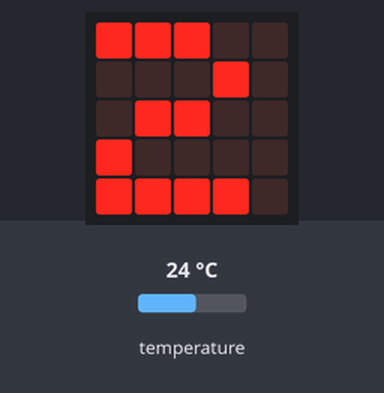
A program run on a simulated BBC micro:bit running MicroPython. Parts: the board's 5×5 LED display. The test bench sets the inputs (shaded band); at power-on: temperature 24 °C.

Above: at 1.2 s.
1.3 s: temperature set to 33 °C
At 2.5 s:
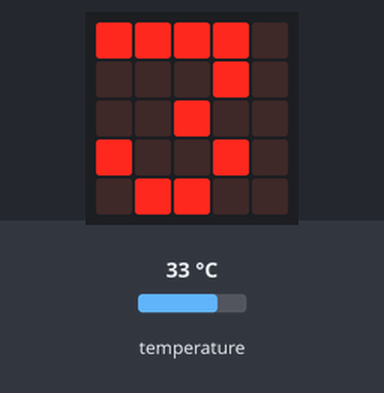
3.3 s: temperature set to 12 °C
At 3.81 s:
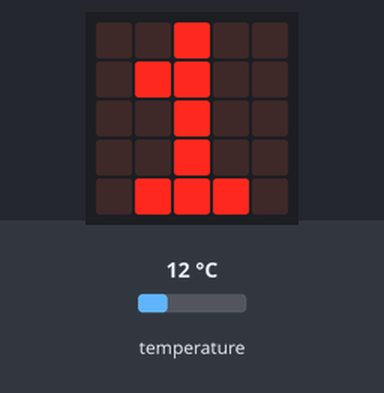
5.5 s: temperature set to 19 °C
At 7.1 s:
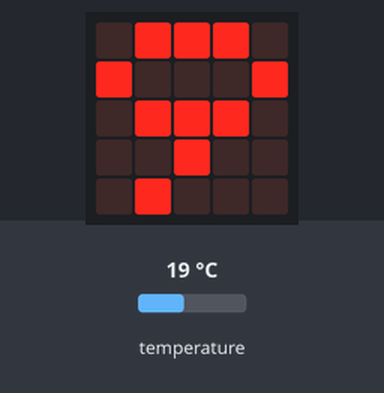
Timing chart, 0 to 8.6 s (numbered marks = the images above; inputs shaded):
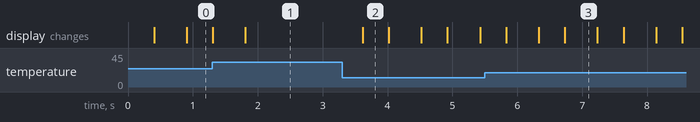

Measured:
- after the input at 1.3 s, the display: first differs from a run without the input after 0.51 s (image 1)
- after the input at 3.3 s, the display: changes after 0.32 s (image 2)
- after the input at 5.5 s, the display: first differs from a run without the input after 1.2 s (image 3)
- what the display in image 2 shows lasts 0.4 s, from 3.6 s to 4.0 s
- what the display in image 3 shows lasts 0.5 s, from 6.7 s to 7.2 s

The program:

temperature_sensor.py
```python
# Import necessary modules
from microbit import *
import utime

# Define function to check temperature and display result


# Set up event listener for button A press
while True:
    display.show(temperature())
    utime.sleep_ms(100) # Delay to prevent program from running too quickly
```
